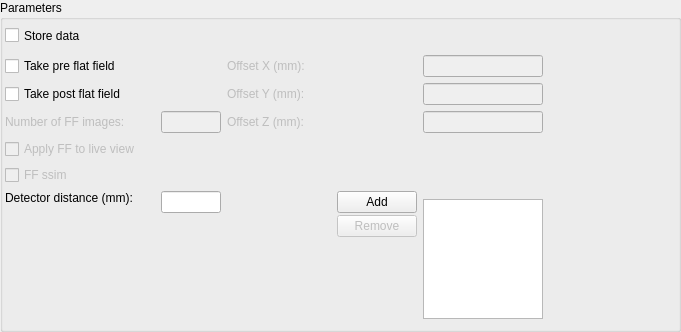
<?xml version="1.0" encoding="UTF-8"?>
<ui version="4.0">
 <class>xray_imaging_parameters</class>
 <widget class="QWidget" name="xray_imaging_parameters">
  <property name="geometry">
   <rect>
    <x>0</x>
    <y>0</y>
    <width>681</width>
    <height>332</height>
   </rect>
  </property>
  <property name="minimumSize">
   <size>
    <width>120</width>
    <height>0</height>
   </size>
  </property>
  <property name="maximumSize">
   <size>
    <width>16777215</width>
    <height>16777215</height>
   </size>
  </property>
  <property name="windowTitle">
   <string>Xray imaging parameters</string>
  </property>
  <layout class="QGridLayout" name="gridLayout_5">
   <property name="margin">
    <number>0</number>
   </property>
   <item row="0" column="0">
    <widget class="QGroupBox" name="ff_gbox">
     <property name="title">
      <string>Parameters</string>
     </property>
     <layout class="QGridLayout" name="gridLayout">
      <property name="margin">
       <number>2</number>
      </property>
      <item row="0" column="0">
       <layout class="QGridLayout" name="ff_gridlayout">
        <property name="leftMargin">
         <number>0</number>
        </property>
        <property name="topMargin">
         <number>0</number>
        </property>
        <property name="rightMargin">
         <number>20</number>
        </property>
        <item row="6" column="3">
         <widget class="QListWidget" name="detector_distance_listwidget">
          <property name="minimumSize">
           <size>
            <width>120</width>
            <height>120</height>
           </size>
          </property>
          <property name="maximumSize">
           <size>
            <width>120</width>
            <height>120</height>
           </size>
          </property>
          <property name="editTriggers">
           <set>QAbstractItemView::DoubleClicked|QAbstractItemView::EditKeyPressed</set>
          </property>
          <property name="dragEnabled">
           <bool>true</bool>
          </property>
          <property name="dragDropMode">
           <enum>QAbstractItemView::DragDrop</enum>
          </property>
          <property name="alternatingRowColors">
           <bool>true</bool>
          </property>
          <property name="selectionBehavior">
           <enum>QAbstractItemView::SelectRows</enum>
          </property>
         </widget>
        </item>
        <item row="1" column="3">
         <widget class="QLineEdit" name="ff_offset_a_ledit">
          <property name="enabled">
           <bool>false</bool>
          </property>
          <property name="minimumSize">
           <size>
            <width>120</width>
            <height>0</height>
           </size>
          </property>
          <property name="maximumSize">
           <size>
            <width>120</width>
            <height>16777215</height>
           </size>
          </property>
         </widget>
        </item>
        <item row="1" column="2">
         <widget class="QLabel" name="ff_offset_a_label">
          <property name="enabled">
           <bool>false</bool>
          </property>
          <property name="minimumSize">
           <size>
            <width>170</width>
            <height>0</height>
           </size>
          </property>
          <property name="maximumSize">
           <size>
            <width>170</width>
            <height>16777215</height>
           </size>
          </property>
          <property name="text">
           <string>Offset X (mm):</string>
          </property>
         </widget>
        </item>
        <item row="2" column="2">
         <widget class="QLabel" name="ff_offset_b_label">
          <property name="enabled">
           <bool>false</bool>
          </property>
          <property name="minimumSize">
           <size>
            <width>170</width>
            <height>0</height>
           </size>
          </property>
          <property name="maximumSize">
           <size>
            <width>170</width>
            <height>16777215</height>
           </size>
          </property>
          <property name="text">
           <string>Offset Y (mm):</string>
          </property>
         </widget>
        </item>
        <item row="1" column="0">
         <widget class="QCheckBox" name="ff_pre_cbox">
          <property name="minimumSize">
           <size>
            <width>0</width>
            <height>0</height>
           </size>
          </property>
          <property name="text">
           <string>Take pre flat field</string>
          </property>
         </widget>
        </item>
        <item row="3" column="3">
         <widget class="QLineEdit" name="ff_offset_c_ledit">
          <property name="enabled">
           <bool>false</bool>
          </property>
          <property name="minimumSize">
           <size>
            <width>120</width>
            <height>0</height>
           </size>
          </property>
          <property name="maximumSize">
           <size>
            <width>120</width>
            <height>16777215</height>
           </size>
          </property>
         </widget>
        </item>
        <item row="6" column="0" alignment="Qt::AlignTop">
         <widget class="QLabel" name="detector_distance_label">
          <property name="text">
           <string>Detector distance (mm):</string>
          </property>
         </widget>
        </item>
        <item row="3" column="1">
         <widget class="QLineEdit" name="ff_num_images_ledit">
          <property name="enabled">
           <bool>false</bool>
          </property>
          <property name="minimumSize">
           <size>
            <width>60</width>
            <height>0</height>
           </size>
          </property>
          <property name="maximumSize">
           <size>
            <width>60</width>
            <height>16777215</height>
           </size>
          </property>
         </widget>
        </item>
        <item row="4" column="0">
         <widget class="QCheckBox" name="ff_apply_cbox">
          <property name="enabled">
           <bool>false</bool>
          </property>
          <property name="text">
           <string>Apply FF to live view</string>
          </property>
         </widget>
        </item>
        <item row="0" column="0">
         <widget class="QCheckBox" name="store_data_cbox">
          <property name="minimumSize">
           <size>
            <width>150</width>
            <height>27</height>
           </size>
          </property>
          <property name="maximumSize">
           <size>
            <width>150</width>
            <height>27</height>
           </size>
          </property>
          <property name="toolTip">
           <string>Check to use energies from energy scan</string>
          </property>
          <property name="text">
           <string>Store data</string>
          </property>
         </widget>
        </item>
        <item row="2" column="0">
         <widget class="QCheckBox" name="ff_post_cbox">
          <property name="text">
           <string>Take post flat field</string>
          </property>
         </widget>
        </item>
        <item row="3" column="0">
         <widget class="QLabel" name="ff_num_images_label">
          <property name="enabled">
           <bool>false</bool>
          </property>
          <property name="minimumSize">
           <size>
            <width>0</width>
            <height>0</height>
           </size>
          </property>
          <property name="text">
           <string>Number of FF images:</string>
          </property>
         </widget>
        </item>
        <item row="2" column="3">
         <widget class="QLineEdit" name="ff_offset_b_ledit">
          <property name="enabled">
           <bool>false</bool>
          </property>
          <property name="minimumSize">
           <size>
            <width>120</width>
            <height>0</height>
           </size>
          </property>
          <property name="maximumSize">
           <size>
            <width>120</width>
            <height>16777215</height>
           </size>
          </property>
         </widget>
        </item>
        <item row="3" column="4">
         <spacer name="horizontalSpacer">
          <property name="orientation">
           <enum>Qt::Horizontal</enum>
          </property>
          <property name="sizeHint" stdset="0">
           <size>
            <width>40</width>
            <height>20</height>
           </size>
          </property>
         </spacer>
        </item>
        <item row="3" column="2">
         <widget class="QLabel" name="ff_offset_c_label">
          <property name="enabled">
           <bool>false</bool>
          </property>
          <property name="minimumSize">
           <size>
            <width>190</width>
            <height>0</height>
           </size>
          </property>
          <property name="maximumSize">
           <size>
            <width>190</width>
            <height>16777215</height>
           </size>
          </property>
          <property name="text">
           <string>Offset Z (mm):</string>
          </property>
         </widget>
        </item>
        <item row="6" column="2">
         <layout class="QVBoxLayout" name="verticalLayout">
          <property name="spacing">
           <number>2</number>
          </property>
          <property name="topMargin">
           <number>0</number>
          </property>
          <item alignment="Qt::AlignRight">
           <widget class="QPushButton" name="add_button">
            <property name="maximumSize">
             <size>
              <width>120</width>
              <height>16777215</height>
             </size>
            </property>
            <property name="text">
             <string>Add</string>
            </property>
           </widget>
          </item>
          <item alignment="Qt::AlignRight">
           <widget class="QPushButton" name="remove_button">
            <property name="enabled">
             <bool>false</bool>
            </property>
            <property name="maximumSize">
             <size>
              <width>120</width>
              <height>16777215</height>
             </size>
            </property>
            <property name="text">
             <string>Remove</string>
            </property>
           </widget>
          </item>
          <item>
           <spacer name="verticalSpacer">
            <property name="orientation">
             <enum>Qt::Vertical</enum>
            </property>
            <property name="sizeHint" stdset="0">
             <size>
              <width>20</width>
              <height>40</height>
             </size>
            </property>
           </spacer>
          </item>
         </layout>
        </item>
        <item row="6" column="1" alignment="Qt::AlignTop">
         <widget class="QLineEdit" name="detector_distance_ledit">
          <property name="minimumSize">
           <size>
            <width>60</width>
            <height>0</height>
           </size>
          </property>
          <property name="maximumSize">
           <size>
            <width>60</width>
            <height>16777215</height>
           </size>
          </property>
         </widget>
        </item>
        <item row="5" column="0">
         <widget class="QCheckBox" name="ff_ssim_cbox">
          <property name="enabled">
           <bool>false</bool>
          </property>
          <property name="text">
           <string>FF ssim</string>
          </property>
          <property name="checked">
           <bool>false</bool>
          </property>
         </widget>
        </item>
       </layout>
      </item>
     </layout>
    </widget>
   </item>
  </layout>
 </widget>
 <resources/>
 <connections/>
</ui>
